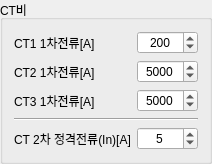
            <widget class="QGroupBox" name="groupBox_3">
             <property name="title">
              <string>CT비</string>
             </property>
             <layout class="QGridLayout" name="gridLayout_5">
              <item row="0" column="0">
               <layout class="QGridLayout" name="gridLayout_4">
                <item row="4" column="1">
                 <widget class="QSpinBox" name="edit_i_n">
                  <property name="alignment">
                   <set>Qt::AlignCenter</set>
                  </property>
                  <property name="maximum">
                   <number>10000</number>
                  </property>
                  <property name="value">
                   <number>5</number>
                  </property>
                 </widget>
                </item>
                <item row="4" column="0">
                 <widget class="QLabel" name="label_9">
                  <property name="text">
                   <string>CT 2차 정격전류(In)[A]</string>
                  </property>
                 </widget>
                </item>
                <item row="2" column="1">
                 <widget class="QSpinBox" name="edit_ct_ratio_3">
                  <property name="alignment">
                   <set>Qt::AlignCenter</set>
                  </property>
                  <property name="maximum">
                   <number>10000</number>
                  </property>
                  <property name="value">
                   <number>5000</number>
                  </property>
                 </widget>
                </item>
                <item row="1" column="1">
                 <widget class="QSpinBox" name="edit_ct_ratio_2">
                  <property name="alignment">
                   <set>Qt::AlignCenter</set>
                  </property>
                  <property name="maximum">
                   <number>10000</number>
                  </property>
                  <property name="value">
                   <number>5000</number>
                  </property>
                 </widget>
                </item>
                <item row="0" column="1">
                 <widget class="QSpinBox" name="edit_ct_ratio_1">
                  <property name="alignment">
                   <set>Qt::AlignCenter</set>
                  </property>
                  <property name="maximum">
                   <number>10000</number>
                  </property>
                  <property name="value">
                   <number>200</number>
                  </property>
                 </widget>
                </item>
                <item row="0" column="0">
                 <widget class="QLabel" name="label_8">
                  <property name="text">
                   <string>CT1 1차전류[A]</string>
                  </property>
                 </widget>
                </item>
                <item row="1" column="0">
                 <widget class="QLabel" name="label_7">
                  <property name="text">
                   <string>CT2 1차전류[A]</string>
                  </property>
                 </widget>
                </item>
                <item row="2" column="0">
                 <widget class="QLabel" name="label_6">
                  <property name="text">
                   <string>CT3 1차전류[A]</string>
                  </property>
                 </widget>
                </item>
                <item row="3" column="0" colspan="2">
                 <widget class="Line" name="line">
                  <property name="orientation">
                   <enum>Qt::Horizontal</enum>
                  </property>
                 </widget>
                </item>
               </layout>
              </item>
             </layout>
            </widget>
